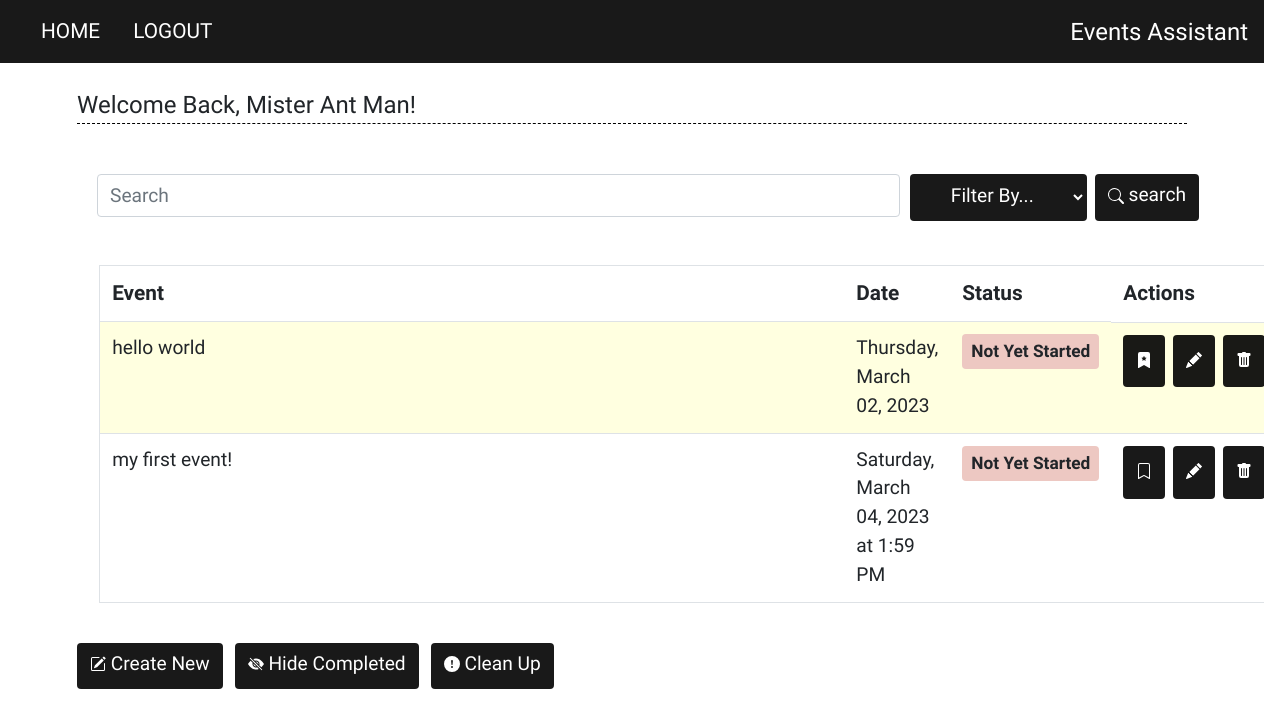
The app's page /home (signed in) with its own data.
### website/models.py (models this page shows)
class User(db.Model, UserMixin):
    id = db.Column(db.Integer, primary_key=True)
    username = db.Column(db.String(150), unique=True)
    password = db.Column(db.String(150))
    first_name = db.Column(db.String(150))
    tasks = db.relationship('Task')

class Task(db.Model):
    id = db.Column(db.Integer, primary_key=True)
    content = db.Column(db.String(200), nullable=False)
    due_date = db.Column(db.String(30)) # formatted str date (ex: Tuesday, April 05, 2022)
    due_date_int = db.Column(db.String(20)) # YYYY-MM-DD str format
    time = db.Column(db.String(20)) # str type, account for untimed tasks
    user_id = db.Column(db.Integer, db.ForeignKey('user.id'))
    status = db.Column(db.String(30), default="Not Yet Started") # Other Statuses: In Progress, Completed, Cancelled
    bookmarked = db.Column(db.Boolean, default=False)

### website/views.py (the view, shortened to what this page needs)
@views.route('/', methods=['POST', 'GET'])
@views.route('/home', methods=['POST', 'GET'])
@login_required
def home():
    tasks = Task.query.filter_by(user_id=current_user.id). \
                                order_by(Task.bookmarked.desc(), Task.due_date_int, Task.time).all()
    return render_template('home.html', user=current_user, tasks=tasks, isQuery=False)

### website/__init__.py (called while the page is built)
def create_app():
    app = Flask(__name__)
    app.config['SECRET_KEY'] = '2797cfdcad8dcc11d9f00ffbc5704bee'
    app.config['SQLALCHEMY_DATABASE_URI'] = f'sqlite:///{DB_NAME}'
    db.init_app(app)
    from .views import views
    from .auth import auth
    app.register_blueprint(views, url_prefix='/')
    app.register_blueprint(auth, url_prefix='/')
    from .models import Task, User
    create_database(app)
    login_manager = LoginManager()
    login_manager.login_view = 'auth.login' # if not logged in
    login_manager.init_app(app)
    @login_manager.user_loader
    def load_user(id):
        return User.query.get(int(id))
    return app

### website/templates/home.html (shortened to what this page needs)
{% extends "base.html" %}
{% block content %}
  <br>
  <legend class="main-header">Welcome Back, {{ user.first_name }}!</legend>
  <form method="POST">
    <div class="form-group input-group searchbar">
      <input type="search" id="Query" name="Query" class="button form-control rounded" placeholder="Search"/>
      <select class="form-select dropdown-btn btn" value="Filter" name="QueryFilter">
        <option selected>Filter By...</option>
      </select>
      <button type="submit" class="btn search-btn" name="action" value="Search">
         search
      </button>
    </div>
  </form>
  <br>
  {% if tasks|length >= 1%}
  <table id="tasksTable" class="table border" width="100%">
    <thead class="header-row">
      <tr>
        <td>Event</td>
        <td>Date</td>
        <td>Status</td>
        <td>Actions</td>
      </tr>
    </thead>
    <tbody class="tasks-text">
      {% for task in tasks %}
        {% if task.bookmarked %}
        <tr class="bookmarked-group data-row">
        {% else %}
        <tr class="unbookmarked-group data-row">
        {% endif %}
        {% if task.content|length >= 80 %}
          <td>{{ task.content }}</td>
        {% else %}
        <td>
          <p>
            {{ task.content }}
            <span style="color:transparent;">{{ "a" * (80 - task.content|length) }}</span>
          </p>
        </td>
        {% endif %}
          <td>
            {% if task.due_date != "None" and task.time %}
              {{ task.due_date }} at {{ task.time }}
            {% else %}
              {{ task.due_date }}
            {% endif %}
          </td>
          <td class="status-col">
            {% if task.status == "Completed" %}
              <span class="badge completed-badge">
                {{ task.status }}
              </span>
            {% elif task.status == "In Progress" %}
              <span class="badge progress-badge">
                {{ task.status }}
              </span>
            {% elif task.status == "Cancelled" %}
              <span class="badge cancelled-badge">
                {{ task.status }}
              </span>
            {% else %}
              <span class="badge todo-badge">
                {{ task.status }}
              </span>
            {% endif %}
          </td>
          <td class="table-actions">
            <a href="/bookmark/{{ task.id }}" class="btn">
            </a>
            <a href="/update/{{ task.id }}" class="btn">
            </a>
            <a href="/delete/{{ task.id }}" class="btn" onclick="return confirmDelete(`single`)">
            </a>
          </td>
        </tr>
      {% endfor %}
    </tbody>
  </table>
  {% endif %}
  <br>
  <div>
    <form method="POST">
      <div>
        <button
          type="submit"
          class="btn"
          name="action"
          value="Create New"
        >
        Create New
        </button>
        <button
          type="submit"
          class="btn"
          name="action"
          value="Hide Completed Tasks"
          onclick="toggleView(this); return false;"
        >
        Hide Completed
        </button>
        <button
          type="submit"
          class="btn"
          name="action"
          value="Clean Up"
          onclick="return confirmDelete(`all`)"
        >
        <svg xmlns="http://www.w3.org/2000/svg" width="16" height="16" fill="currentColor" class="bi bi-exclamation-circle-fill" viewBox="0 0 16 16">
          <path d="M16 8A8 8 0 1 1 0 8a8 8 0 0 1 16 0zM8 4a.905.905 0 0 0-.9.995l.35 3.507a.552.552 0 0 0 1.1 0l.35-3.507A.905.905 0 0 0 8 4zm.002 6a1 1 0 1 0 0 2 1 1 0 0 0 0-2z"/>
        </svg>
        Clean Up
        </button>
      </div>
    </form>
  </div>
  <br>
  <br>
{% endblock %}

### website/static/style.css (style rules this page uses)
.bookmarked-group { background-color: lightyellow; }
* { font-family: 'Pangolin', cursive; }
.form-group { margin: 20px; }
.col-title, .btn, .button, #content, .tasks-text, #due_date, #time, #curr_status { font-size: 1.2em; }
#tasksTable { margin-left: 2%; margin-right: 2%; }
.header-row { font-size: 1.3em; font-weight: bold; }
.table-actions { display: inline-flex; }
.main-header { border-bottom: 1px dashed black; }
.btn { background-color: rgba(0,0,0,0.9); color: white; font-family: 'Yomogi', cursive; padding-bottom: 10px; margin-right: 8px; }
.lower-page-btn, .dropdown-btn { margin-left: 10px; }
.badge { padding: 9px; font-size: .9em; }
.todo-badge { background-color: rgb(237, 200, 194); }
.searchbar { margin-top: 50px; }

### records on screen
User: first_name "Mister Ant Man"
Task: content "hello world", due_date "Thursday, March 02, 2023", status "Not Yet Started", bookmarked True (drawn)
Task: content "my first event!", due_date "Saturday, March 04, 2023", time "1:59 PM", status "Not Yet Started", bookmarked False (drawn)
